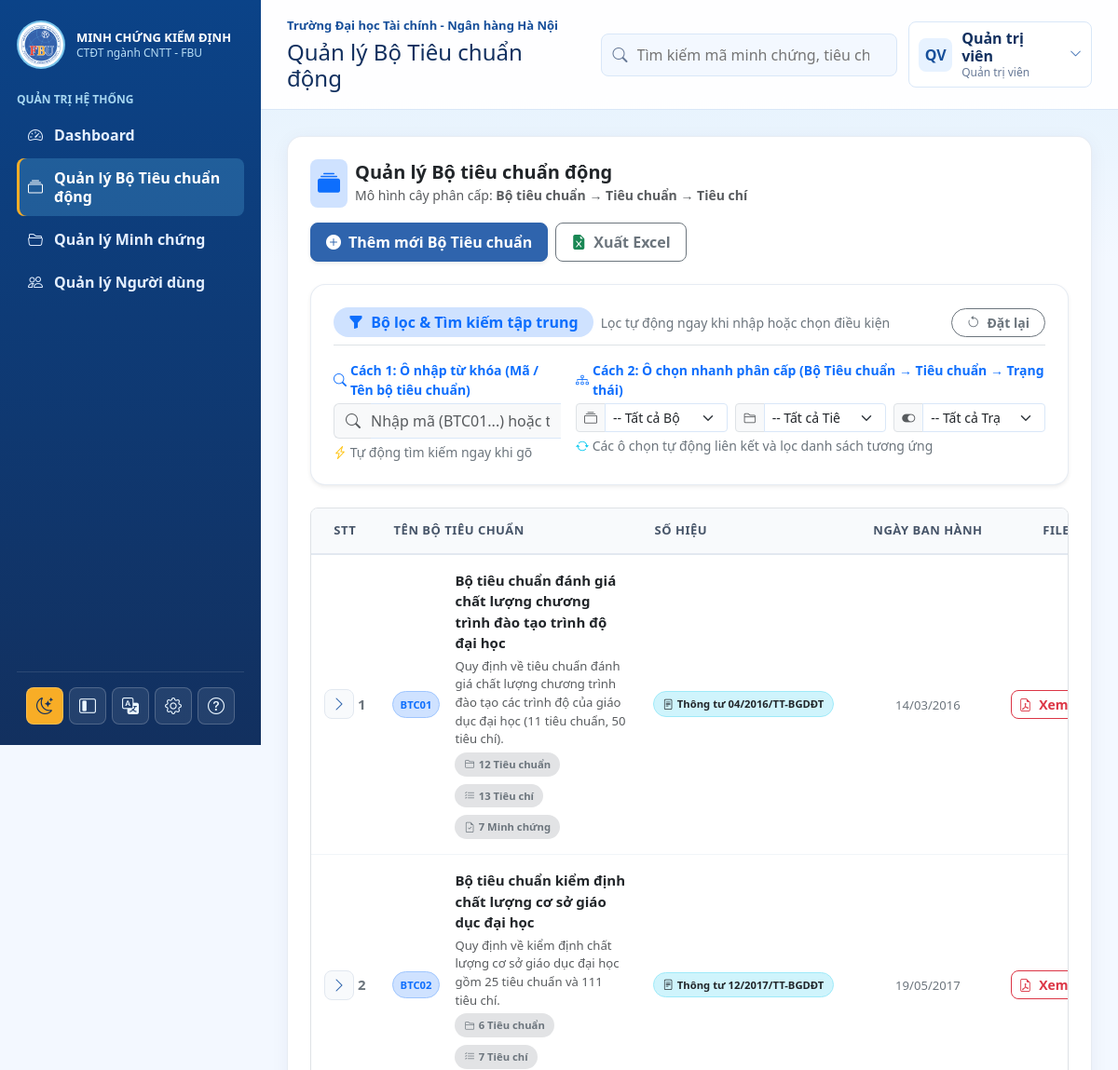
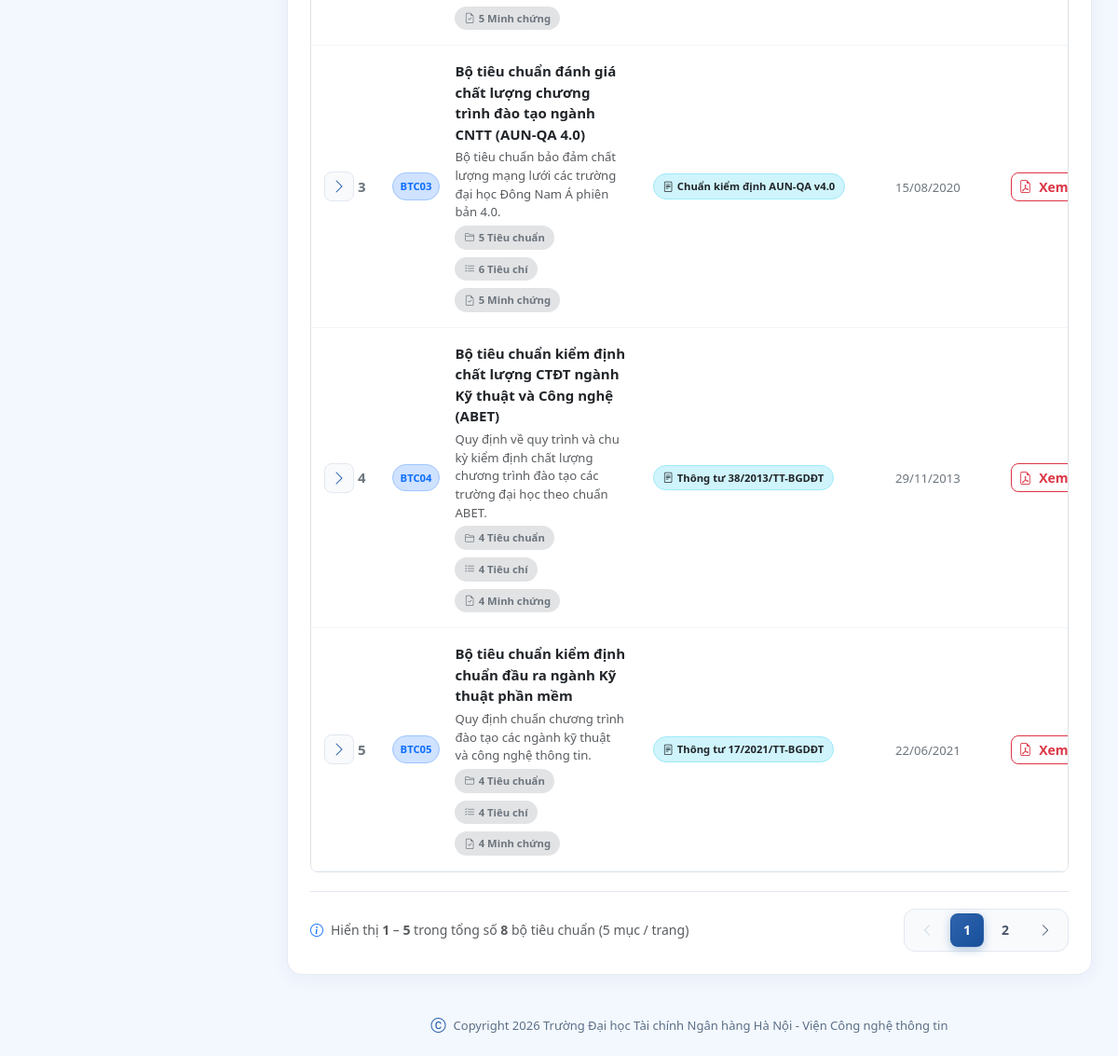
/admin/standard_sets.php (signed in), run on the app's committed database (2 pictures, top to bottom).
### tables this page shows
CREATE TABLE NguoiDung (
    MaNguoiDung VARCHAR(50) NOT NULL PRIMARY KEY,
    HoTen VARCHAR(150) NOT NULL,
    Email VARCHAR(150) NOT NULL UNIQUE,
    SoDienThoai VARCHAR(30) NULL,
    TenDangNhap VARCHAR(80) NOT NULL UNIQUE,
    MatKhau VARCHAR(255) NOT NULL,
    VaiTro ENUM('admin', 'user') NOT NULL DEFAULT 'user',
    TrangThai TINYINT(1) NOT NULL DEFAULT 1,
    DuongDanAnhDaiDien VARCHAR(500) NULL,
    DangNhapCuoi DATETIME NULL,
    NgayTao TIMESTAMP DEFAULT CURRENT_TIMESTAMP
);

CREATE TABLE BoTieuChuan (
    MaBoTieuChuan VARCHAR(50) NOT NULL PRIMARY KEY,
    TenBoTieuChuan VARCHAR(255) NOT NULL,
    ThongTu VARCHAR(255) NULL,
    NgayBanHanh DATE NULL,
    MoTa TEXT NULL,
    TepTinPDF VARCHAR(500) NULL,
    TrangThai TINYINT(1) NOT NULL DEFAULT 1,
    NgayTao TIMESTAMP DEFAULT CURRENT_TIMESTAMP
);

### admin/standard_sets.php (the view, shortened to what the rows shown need)
<?php
require_once __DIR__ . '/../includes/helpers.php';
$pdo = db();
$perPage = 5;
$currentPage = max(1, (int)($_GET['page'] ?? 1));
$whereClauses = [];
$whereSql = !empty($whereClauses) ? ' WHERE ' . implode(' AND ', $whereClauses) : '';
$offset = ($currentPage - 1) * $perPage;
$querySets = "
    SELECT
        b.MaBoTieuChuan,
        b.TenBoTieuChuan,
        COALESCE(b.ThongTu, '') AS ThongTu,
        b.NgayBanHanh,
        b.MoTa,
        b.TepTinPDF,
        b.TrangThai,
        COUNT(DISTINCT tc.MaTieuChuan) AS total_standards,
        COUNT(DISTINCT tchi.MaTieuChi) AS total_criteria,
        COUNT(DISTINCT m.MaMinhChung) AS total_evidences
    FROM BoTieuChuan b
    LEFT JOIN TieuChuan tc ON tc.MaBoTieuChuan = b.MaBoTieuChuan
    LEFT JOIN TieuChi tchi ON tchi.MaTieuChuan = tc.MaTieuChuan
    LEFT JOIN MinhChung m ON (m.MaBoTieuChuan = b.MaBoTieuChuan OR m.MaTieuChi = tchi.MaTieuChi)
" . $whereSql . " GROUP BY b.MaBoTieuChuan, b.TenBoTieuChuan, b.ThongTu, b.NgayBanHanh, b.MoTa, b.TepTinPDF, b.TrangThai ORDER BY b.TrangThai DESC, b.MaBoTieuChuan ASC LIMIT :offset, :perPage";
$stmtSets = $pdo->prepare($querySets);
$stmtSets->bindValue(':offset', (int)$offset, PDO::PARAM_INT);
$stmtSets->bindValue(':perPage', (int)$perPage, PDO::PARAM_INT);
$stmtSets->execute();
$standardSetsList = $stmtSets->fetchAll(PDO::FETCH_ASSOC);
$stmtAllTC = $pdo->query("
    SELECT
        tc.MaTieuChuan,
        tc.TenTieuChuan,
        tc.MoTa,
        tc.ThuTu,
        tc.MaBoTieuChuan,
        COUNT(DISTINCT tchi.MaTieuChi) AS total_criteria
    FROM TieuChuan tc
    LEFT JOIN TieuChi tchi ON tchi.MaTieuChuan = tc.MaTieuChuan
    GROUP BY tc.MaTieuChuan, tc.TenTieuChuan, tc.MoTa, tc.ThuTu, tc.MaBoTieuChuan
    ORDER BY tc.ThuTu ASC, tc.MaTieuChuan ASC
");
$allStandardsBySet = [];
foreach ($stmtAllTC->fetchAll(PDO::FETCH_ASSOC) as $tc) {
    $allStandardsBySet[$tc['MaBoTieuChuan']][] = $tc;
}
$heading   = 'Quản lý Bộ Tiêu chuẩn động';
include __DIR__ . '/../includes/header.php';
?>
<div class="row g-4">
    <div class="col-12">
        <div class="standards-card">
            <div class="d-flex flex-wrap justify-content-between align-items-center gap-3 mb-4">
                <div>
                    <div class="d-flex align-items-center gap-2">
                        <div>
                            <h2 class="h5 mb-0 fw-bold text-dark">Quản lý Bộ tiêu chuẩn động</h2>
                        </div>
                    </div>
                </div>
            </div>
            <div class="table-responsive border rounded-3 overflow-hidden">
                <table class="table standards-table align-middle mb-0" data-paginated="true" data-no-auto-paginate="true">
                    <thead>
                        <tr>
                            <th class="text-center text-nowrap" style="width: 70px;">STT</th>
                            <th class="text-nowrap" style="min-width: 280px;">Tên bộ tiêu chuẩn</th>
                            <th class="text-nowrap" style="min-width: 170px;">Số hiệu</th>
                            <th class="text-center text-nowrap" style="min-width: 140px;">Ngày ban hành</th>
                            <th class="text-center text-nowrap" style="min-width: 150px;">File dữ liệu</th>
                        </tr>
                    </thead>
                    <tbody id="standardSetsTableBody">
                    <?php if (empty($standardSetsList)): ?>
                        <tr>
                            <td colspan="7" class="text-center text-secondary py-5">
                                <i class="bi bi-inbox fs-2 d-block mb-2 text-muted"></i>
                                Không tìm thấy dữ liệu bộ tiêu chuẩn nào
                            </td>
                        </tr>
                    <?php else: ?>
                        <?php foreach ($standardSetsList as $index => $set):
                            $setId = $set['MaBoTieuChuan'];
                            $standards = $allStandardsBySet[$setId] ?? [];
                            $isActive = (int)$set['TrangThai'] === 1;
                            $formattedDate = $set['NgayBanHanh'] ? date('d/m/Y', strtotime($set['NgayBanHanh'])) : '-';
                            $sttNumber = $index + 1 + $offset;
                        ?>
                            <tr class="table-set-row <?= $isActive ? 'is-active-set' : '' ?>" id="set-row-<?= htmlspecialchars($setId) ?>">
                                <td class="text-center">
                                    <div class="d-inline-flex align-items-center gap-1">
                                        <button class="btn btn-sm btn-light tree-toggle-btn" type="button" data-bs-toggle="collapse" data-bs-target="#collapse-set-<?= htmlspecialchars($setId) ?>" aria-expanded="false" title="Mở rộng / Thu gọn Tiêu chuẩn con">
                                            <i class="bi bi-chevron-right fs-6"></i>
                                        </button>
                                        <span class="fw-bold text-secondary"><?= $sttNumber ?></span>
                                    </div>
                                </td>
                                <td>
                                    <div class="d-flex align-items-center gap-3">
                                        <span class="badge bg-primary-subtle text-primary border border-primary-subtle py-2 px-2 fs-7 fw-bold text-nowrap"><?= htmlspecialchars($setId) ?></span>
                                        <div class="flex-grow-1">
                                            <a class="fw-bold text-decoration-none text-dark d-block mb-1" href="javascript:void(0)" data-bs-toggle="collapse" data-bs-target="#collapse-set-<?= htmlspecialchars($setId) ?>">
                                                <?= htmlspecialchars($set['TenBoTieuChuan']) ?>
                                            </a>
                                            <?php if ($set['MoTa']): ?>
                                                <small class="text-muted line-clamp-1 mb-1 d-block"><?= htmlspecialchars($set['MoTa']) ?></small>
                                            <?php endif; ?>
                                            <div class="d-flex flex-wrap gap-2 align-items-center">
                                                <span class="badge bg-secondary-subtle text-secondary small"><i class="bi bi-folder2 me-1"></i><?= count($standards) ?> Tiêu chuẩn</span>
                                                <span class="badge bg-secondary-subtle text-secondary small"><i class="bi bi-list-check me-1"></i><?= (int)$set['total_criteria'] ?> Tiêu chí</span>
                                                <span class="badge bg-secondary-subtle text-secondary small"><i class="bi bi-file-earmark-check me-1"></i><?= (int)$set['total_evidences'] ?> Minh chứng</span>
                                            </div>
                                        </div>
                                    </div>
                                </td>
                                <td>
                                    <span class="badge bg-info-subtle text-dark border border-info-subtle fw-semibold">
                                        <i class="bi bi-file-text me-1"></i><?= htmlspecialchars($set['ThongTu'] ?: 'Chưa nhập số hiệu') ?>
                                    </span>
                                </td>
                                <td class="text-center text-nowrap">
                                    <span class="small text-secondary"><?= htmlspecialchars($formattedDate) ?></span>
                                </td>
                                <td class="text-center">
                                    <?php if (!empty($set['TepTinPDF'])): ?>
                                        <div class="d-inline-flex gap-1">
                                            <button type="button" class="btn btn-sm btn-outline-danger btn-view-pdf" data-pdf-url="<?= base_url(htmlspecialchars($set['TepTinPDF'])) ?>" data-pdf-title="<?= htmlspecialchars($set['ThongTu'] . ' - ' . $set['TenBoTieuChuan']) ?>" title="Xem chi tiết file PDF trực tiếp">
                                                <i class="bi bi-file-earmark-pdf me-1"></i>Xem chi tiết
                                            </button>
                                        </div>
                                    <?php else: ?>
                                        <span class="badge bg-light text-muted border">Chưa có file</span>
                                    <?php endif; ?>
                                </td>
                            </tr>
                        <?php endforeach; ?>
                    <?php endif; ?>
                    </tbody>
                </table>
            </div>
        </div>
    </div>
</div>
<?php include __DIR__ . '/../includes/footer.php'; ?>

### includes/header.php (shortened to what the rows shown need)
<?php
require_once __DIR__ . '/helpers.php';
require_once __DIR__ . '/data.php';
$pageTitle = $pageTitle ?? $appName;
?>
<!doctype html>
<html lang="vi">
<head>
    <link href="https://cdn.jsdelivr.net/npm/bootstrap@5.3.3/dist/css/bootstrap.min.css" rel="stylesheet">
    <link href="https://cdn.jsdelivr.net/npm/bootstrap-icons@1.11.3/font/bootstrap-icons.css" rel="stylesheet">
    <link href="<?= base_url('assets/css/app.css?v=24') ?>" rel="stylesheet">
</head>
<body>
<div class="app-shell">
    <main class="main-content">
        <header class="topbar">
            <div class="topbar-title">
                <h1 class="h4 mb-0"><?= htmlspecialchars($heading ?? $pageTitle) ?></h1>
            </div>
            <div class="topbar-actions">
                <div class="dropdown user-menu">
                    <button class="user-chip" type="button" data-bs-toggle="dropdown" aria-expanded="false">
                        <?= avatar_html($currentUser['avatar'] ?? null, $currentUser['name']) ?>
                        <span class="user-chip-text">
                            <strong><?= htmlspecialchars($currentUser['name']) ?></strong>
                            <small><?= htmlspecialchars($roles[$currentUser['role']] ?? 'Người dùng') ?></small>
                        </span>
                        <i class="bi bi-chevron-down user-chip-icon"></i>
                    </button>
                </div>
            </div>
        </header>
        <section class="content-wrap">

### includes/helpers.php (shortened to what the rows shown need)
<?php
function base_url(string $path = ''): string
{
    $script = str_replace('\\', '/', dirname($_SERVER['SCRIPT_NAME']));
    $root = preg_replace('#/(admin|user|auth|includes)$#', '', $script);
    $root = rtrim($root, '/');
    return $root . '/' . ltrim($path, '/');
}
function user_initials(string $name): string
{
    $name = trim($name);
    $parts = preg_split('/\s+/u', $name);
    $first = mb_substr($parts[0] ?? 'U', 0, 1, 'UTF-8');
    $last = mb_substr($parts[count($parts) - 1] ?? $first, 0, 1, 'UTF-8');
    return mb_strtoupper($first . $last, 'UTF-8');
}
function avatar_html(?string $avatarPath, ?string $name = 'User', string $class = 'avatar'): string
{
    $name = (string)($name ?: 'User');
    return '<span class="' . htmlspecialchars($class, ENT_QUOTES, 'UTF-8') . '">' . htmlspecialchars(user_initials($name), ENT_QUOTES, 'UTF-8') . '</span>';
}
?>

### data on the page
nguoidung: HoTen "QV", HoTen "Quản trị viên"
botieuchuan: sttNumber "1", MaBoTieuChuan "BTC01", TenBoTieuChuan "Bộ tiêu chuẩn đánh giá chất lượng chương trình đào tạo trình độ đại học", MoTa "Quy định về tiêu chuẩn đánh giá chất lượng chương trình đào tạo các trình độ của giáo dục đại học (11 tiêu chuẩn, 50 tiêu chí).", MaBoTieuChuan "12", total_criteria "13", total_evidences "7", ThongTu "Thông tư 04/2016/TT-BGDĐT", NgayBanHanh "14/03/2016"
botieuchuan: sttNumber "2", MaBoTieuChuan "BTC02", TenBoTieuChuan "Bộ tiêu chuẩn kiểm định chất lượng cơ sở giáo dục đại học", MoTa "Quy định về kiểm định chất lượng cơ sở giáo dục đại học gồm 25 tiêu chuẩn và 111 tiêu chí.", MaBoTieuChuan "6", total_criteria "7", total_evidences "5", ThongTu "Thông tư 12/2017/TT-BGDĐT", NgayBanHanh "19/05/2017"
botieuchuan: sttNumber "3", MaBoTieuChuan "BTC03", TenBoTieuChuan "Bộ tiêu chuẩn đánh giá chất lượng chương trình đào tạo ngành CNTT (AUN-QA 4.0)", MoTa "Bộ tiêu chuẩn bảo đảm chất lượng mạng lưới các trường đại học Đông Nam Á phiên bản 4.0.", MaBoTieuChuan "5", total_criteria "6", total_evidences "5", ThongTu "Chuẩn kiểm định AUN-QA v4.0", NgayBanHanh "15/08/2020"
botieuchuan: sttNumber "4", MaBoTieuChuan "BTC04", TenBoTieuChuan "Bộ tiêu chuẩn kiểm định chất lượng CTĐT ngành Kỹ thuật và Công nghệ (ABET)", MoTa "Quy định về quy trình và chu kỳ kiểm định chất lượng chương trình đào tạo các trường đại học theo chuẩn ABET.", MaBoTieuChuan "4", total_criteria "4", total_evidences "4", ThongTu "Thông tư 38/2013/TT-BGDĐT", NgayBanHanh "29/11/2013"
botieuchuan: sttNumber "5", MaBoTieuChuan "BTC05", TenBoTieuChuan "Bộ tiêu chuẩn kiểm định chuẩn đầu ra ngành Kỹ thuật phần mềm", MoTa "Quy định chuẩn chương trình đào tạo các ngành kỹ thuật và công nghệ thông tin.", MaBoTieuChuan "4", total_criteria "4", total_evidences "4", ThongTu "Thông tư 17/2021/TT-BGDĐT", NgayBanHanh "22/06/2021"

### other printed values
$trainingProgram['school'] "Trường Đại học Tài chính - Ngân hàng Hà Nội"
$heading "Quản lý Bộ Tiêu chuẩn động"
$roles[$currentUser['role']] "Quản trị viên"
min($totalRecords, $offset + 1) "1"
min($totalRecords, $offset + count($standardSetsList)) "5"
$totalRecords "8"
